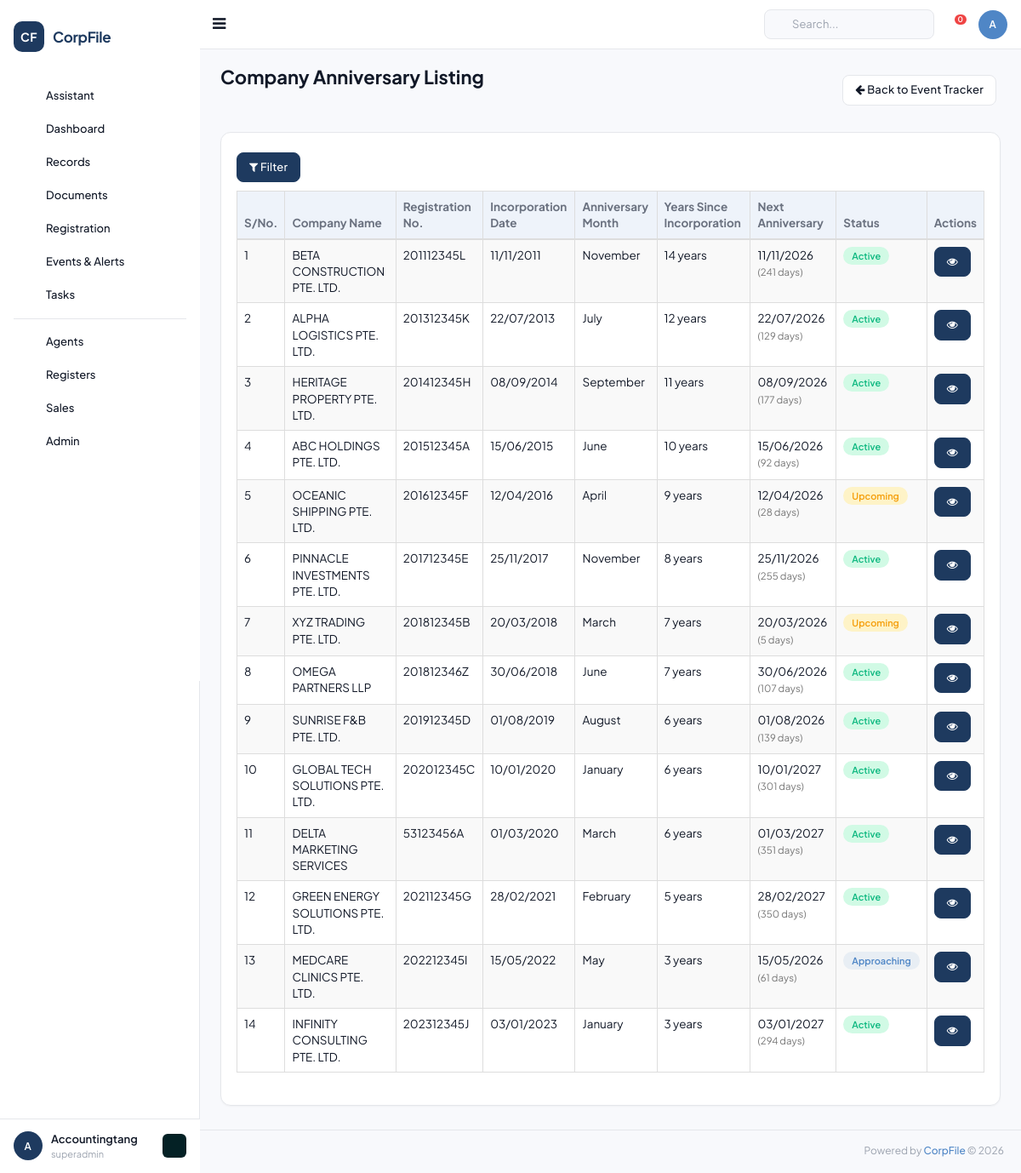
/anniversary_listing (signed in), run on the app's committed database.
### tables this page shows
CREATE TABLE `companies` (
  `id` INT UNSIGNED AUTO_INCREMENT PRIMARY KEY,
  `client_id` INT UNSIGNED NOT NULL,
  `company_name` VARCHAR(500) NOT NULL,
  `former_name` VARCHAR(500) DEFAULT NULL,
  `trading_name` VARCHAR(500) DEFAULT NULL,
  `company_id_code` VARCHAR(100) DEFAULT NULL COMMENT 'Company ID field',
  `company_type_id` INT UNSIGNED DEFAULT NULL,
  `registration_number` VARCHAR(100) DEFAULT NULL COMMENT 'Local/Foreign reg number',
  `acra_registration_number` VARCHAR(100) DEFAULT NULL COMMENT 'ACRA UEN',
  `country` VARCHAR(100) DEFAULT 'SINGAPORE',
  `region_id` INT UNSIGNED DEFAULT NULL,
  `incorporation_date` DATE DEFAULT NULL,
  `entity_status` VARCHAR(50) DEFAULT 'Active' COMMENT 'ACRA status',
  `internal_css_status` VARCHAR(50) DEFAULT NULL COMMENT 'Pre-Incorp/Active/Terminated/Dormant/etc',
  `risk_assessment_rating` VARCHAR(20) DEFAULT NULL,
  `common_seal` VARCHAR(10) DEFAULT NULL,
  `company_stamp` VARCHAR(10) DEFAULT NULL,
  `related_industry_id` INT UNSIGNED DEFAULT NULL,
  `market_segment_id` INT UNSIGNED DEFAULT NULL,
  `public_interest_company` VARCHAR(10) DEFAULT NULL,
  `legis_entity_name` VARCHAR(255) DEFAULT NULL,
  `jurisdiction_incorp_name` VARCHAR(255) DEFAULT NULL,
  `jurisdiction_corp_name` VARCHAR(255) DEFAULT NULL,
  `jurisdiction_corp_id` VARCHAR(100) DEFAULT NULL,
  `strike_off_date` DATE DEFAULT NULL,
  `liquid_strike_off_date` DATE DEFAULT NULL,
  `terminate_date` DATE DEFAULT NULL,
  `dormant_date` DATE DEFAULT NULL,
  `liquidated_date` DATE DEFAULT NULL,
   
  `activity_1` VARCHAR(100) DEFAULT NULL,
  `activity_1_desc_default` TEXT DEFAULT NULL,
  `activity_1_desc_user` TEXT DEFAULT NULL,
  `activity_2` VARCHAR(100) DEFAULT NULL,
  `activity_2_desc_default` TEXT DEFAULT NULL,
  `activity_2_desc_user` TEXT DEFAULT NULL,
   
  `ord_issued_share_capital` DECIMAL(20,2) DEFAULT 0,
  `ord_currency` VARCHAR(10) DEFAULT 'SGD',
  `no_ord_shares` INT DEFAULT 0,
  `paid_up_capital` DECIMAL(20,2) DEFAULT 0,
  `paid_up_capital_currency` VARCHAR(10) DEFAULT 'SGD',
  `spec_issued_share_capital` DECIMAL(20,2) DEFAULT 0,
  `spec_currency` VARCHAR(10) DEFAULT 'SGD',
  `no_spec_shares` INT DEFAULT 0,
   
  `fye_date` DATE DEFAULT NULL,
  `financial_date` DATE DEFAULT NULL,
  `next_agm_due` DATE DEFAULT NULL,
  `date_of_agm` DATE DEFAULT NULL,
  `date_of_ar` DATE DEFAULT NULL,
  `last_ar_filing` DATE DEFAULT NULL,
   
  `contact_person` VARCHAR(255) DEFAULT NULL,
  `auditor_name` VARCHAR(255) DEFAULT NULL,
  `phone1_code` VARCHAR(10) DEFAULT '65',
  `phone1_number` VARCHAR(50) DEFAULT NULL,
  `phone2_code` VARCHAR(10) DEFAULT '65',
  `phone2_number` VARCHAR(50) DEFAULT NULL,
  `fax_code` VARCHAR(10) DEFAULT '65',
  `fax_number` VARCHAR(50) DEFAULT NULL,
  `website` VARCHAR(255) DEFAULT NULL,
  `email` VARCHAR(255) DEFAULT NULL,
   
  `bank_name_id` INT UNSIGNED DEFAULT NULL,
  `bank_account_number` VARCHAR(100) DEFAULT NULL,
   
  `service_name_id` INT UNSIGNED DEFAULT NULL,
  `service_appoint_date` DATE DEFAULT NULL,
  `service_termination_date` DATE DEFAULT NULL,
  `service_status` VARCHAR(50) DEFAULT NULL,
   
  `remarks` TEXT DEFAULT NULL,
  `additional_remarks` TEXT DEFAULT NULL,
   
  `logo` VARCHAR(500) DEFAULT NULL,
   
  `is_css_client` TINYINT DEFAULT 1,
  `is_taxation_client` TINYINT DEFAULT 0,
  `is_accounting_client` TINYINT DEFAULT 0,
  `is_audit_client` TINYINT DEFAULT 0,
  `is_outsrc_accounting` TINYINT DEFAULT 0,
  `is_outsrc_tax` TINYINT DEFAULT 0,
  `is_payroll_client` TINYINT DEFAULT 0,
  `is_compilation_client` TINYINT DEFAULT 0,
  `is_ask_client` TINYINT DEFAULT 0,
  `is_m_and_a_client` TINYINT DEFAULT 0,
  `is_hr_client` TINYINT DEFAULT 0,
  `is_scrutinisation_client` TINYINT DEFAULT 0,
  `is_gst_client` TINYINT DEFAULT 0,
  `is_wp_ep_client` TINYINT DEFAULT 0,
  `is_commercial_accounting` TINYINT DEFAULT 0,
  `is_personal_tax` TINYINT DEFAULT 0,
  `is_auditor` TINYINT DEFAULT 0,
  `is_corporate_shareholder` TINYINT DEFAULT 0,
  `is_fund_management` TINYINT DEFAULT 0,
  `is_corporate_director` TINYINT DEFAULT 0,
  `is_corporate_owner` TINYINT DEFAULT 0,
  `is_external_corp_sec` TINYINT DEFAULT 0,
  `is_sub_fund` TINYINT DEFAULT 0,
  `is_agent` TINYINT DEFAULT 0,
  `is_corporate_controller` TINYINT DEFAULT 0,
  `is_corporate_partner` TINYINT DEFAULT 0,
  `is_representative_office` TINYINT DEFAULT 0,
  `is_odi` TINYINT DEFAULT 0,
  `is_resident_representative` TINYINT DEFAULT 0,
  `is_liquidator` TINYINT DEFAULT 0,
  `is_hrs_client` TINYINT DEFAULT 0,
  `is_trust_fund` TINYINT DEFAULT 0,
   
  `is_prospect` TINYINT DEFAULT 0,
  `is_client` TINYINT DEFAULT 1,
  `is_non_client` TINYINT DEFAULT 0,
   
  `created_by` INT UNSIGNED DEFAULT NULL,
  `created_at` DATETIME DEFAULT CURRENT_TIMESTAMP,
  `updated_at` DATETIME DEFAULT CURRENT_TIMESTAMP ON UPDATE CURRENT_TIMESTAMP,
  FOREIGN KEY (`client_id`) REFERENCES `clients`(`id`) ON DELETE CASCADE,
  KEY `idx_company_name` (`company_name`(100)),
  KEY `idx_registration` (`registration_number`),
  KEY `idx_acra` (`acra_registration_number`)
);

### application/controllers/Events.php (called while the page is built, shortened)
<?php
class Anniversary_listing extends BaseController {
    public function index() {
        $data = [
            'page_title' => 'Company Anniversary Listing',
            'companies' => [],
            'anniversaries' => [],
        ];
        if ($this->db) {
            $clientId = $_SESSION['client_id'] ?? '';
            $client = $this->db->fetchOne("SELECT id FROM clients WHERE client_id = ?", [$clientId]);
            if ($client) {
                $data['companies'] = $this->db->fetchAll(
                    "SELECT id, company_name FROM companies WHERE client_id = ? ORDER BY company_name ASC",
                    [$client->id]
                );
                $data['anniversaries'] = $this->db->fetchAll(
                    "SELECT c.id, c.company_name, c.registration_number, c.incorporation_date, c.entity_status
                     FROM companies c
                     WHERE c.client_id = ? AND c.incorporation_date IS NOT NULL
                     ORDER BY c.incorporation_date ASC",
                    [$client->id]
                );
            }
        }
        $this->loadLayout('events/anniversary', $data);
    }
}

### application/config/config.php (called while the page is built, shortened)
<?php
function base_url($path = '') {
    return rtrim($GLOBALS['config']['base_url'], '/') . '/' . ltrim($path, '/');
}

### application/libraries/Database.php (called while the page is built, shortened)
<?php
class Database {
    private static $instance = null;
    private $pdo;
    public function __construct() {
        $config = $GLOBALS['db_config'];
        try {
            $socket = getenv('DB_SOCKET');
            if ($socket) {
                $dsn = "mysql:unix_socket={$socket};dbname={$config['database']};charset={$config['charset']}";
            } else {
                $dsn = "mysql:host={$config['host']};port={$config['port']};dbname={$config['database']};charset={$config['charset']}";
            }
            $options = [
                PDO::ATTR_ERRMODE => PDO::ERRMODE_EXCEPTION,
                PDO::ATTR_DEFAULT_FETCH_MODE => PDO::FETCH_OBJ,
                PDO::ATTR_EMULATE_PREPARES => false,
            ];
            if (defined('PDO::MYSQL_ATTR_SSL_VERIFY_SERVER_CERT')) {
                $options[PDO::MYSQL_ATTR_SSL_VERIFY_SERVER_CERT] = false;
            }
            $this->pdo = new PDO($dsn, $config['username'], $config['password'], $options);
        } catch (PDOException $e) {
            if (ENVIRONMENT === 'development') {
                die('Database connection failed: ' . $e->getMessage());
            } else {
                die('Database connection failed.');
            }
        }
    }
    public static function getInstance() {
        if (self::$instance === null) {
            self::$instance = new self();
        }
        return self::$instance;
    }
    public function query($sql, $params = []) {
        $stmt = $this->pdo->prepare($sql);
        $stmt->execute($params);
        return $stmt;
    }
    public function fetchAll($sql, $params = []) {
        return $this->query($sql, $params)->fetchAll();
    }
    public function fetchOne($sql, $params = []) {
        return $this->query($sql, $params)->fetch();
    }
}

### application/views/events/anniversary.php (the view, shortened to what this page needs)
<div class="page-title">
    <div class="title_left">
        <h3>Company Anniversary Listing</h3>
    </div>
    <div class="title_right">
        <div class="pull-right">
            <a href="<?= base_url('event_tracker') ?>" class="btn btn-default btn-sm"><i class="fa fa-arrow-left"></i> Back to Event Tracker</a>
        </div>
    </div>
</div>
<div class="row">
    <div class="col-md-12">
        <div class="x_panel">
            <div class="x_content">
                <button class="btn btn-primary btn-sm" id="toggleFilter" style="margin-bottom:10px;">
                    <i class="fa fa-filter"></i> Filter
                </button>
                <table id="datatable-anniversary" class="table table-striped table-bordered" style="width:100%">
                    <thead>
                        <tr style="background:#206570;color:#fff;">
                            <th>S/No.</th>
                            <th>Company Name</th>
                            <th>Registration No.</th>
                            <th>Incorporation Date</th>
                            <th>Anniversary Month</th>
                            <th>Years Since Incorporation</th>
                            <th>Next Anniversary</th>
                            <th>Status</th>
                            <th>Actions</th>
                        </tr>
                    </thead>
                    <tbody>
                        <?php $sno = 1; foreach ($anniversaries as $a): ?>
                        <?php
                            $incorp_date = $a->incorporation_date ?? null;
                            $years = 0;
                            $next_anniversary = '-';
                            $anniversary_month = '-';
                            $days_to_next = null;
                            if ($incorp_date) {
                                $incorp_ts = strtotime($incorp_date);
                                $anniversary_month = date('F', $incorp_ts);
                                $years = (int)date_diff(date_create($incorp_date), date_create('today'))->format('%y');
                                $this_year_anniv = date('Y') . date('-m-d', $incorp_ts);
                                if (strtotime($this_year_anniv) < strtotime('today')) {
                                    $next_anniversary = (date('Y') + 1) . date('-m-d', $incorp_ts);
                                } else {
                                    $next_anniversary = $this_year_anniv;
                                }
                                $days_to_next = (int)((strtotime($next_anniversary) - strtotime('today')) / 86400);
                            }
                            if ($days_to_next !== null && $days_to_next <= 30) {
                                $status_label = 'warning'; $status_text = 'Upcoming';
                            } elseif ($days_to_next !== null && $days_to_next <= 90) {
                                $status_label = 'info'; $status_text = 'Approaching';
                            } else {
                                $status_label = 'success'; $status_text = 'Active';
                            }
                        ?>
                        <tr>
                            <td><?= $sno++ ?></td>
                            <td><?= htmlspecialchars($a->company_name) ?></td>
                            <td><?= htmlspecialchars($a->registration_number ?? '') ?></td>
                            <td><?= $incorp_date ? date('d/m/Y', strtotime($incorp_date)) : '-' ?></td>
                            <td><?= $anniversary_month ?></td>
                            <td><?= $years ?> year<?= $years !== 1 ? 's' : '' ?></td>
                            <td>
                                <?php if ($next_anniversary !== '-'): ?>
                                    <?= date('d/m/Y', strtotime($next_anniversary)) ?>
                                    <small class="text-muted">(<?= $days_to_next ?> days)</small>
                                <?php else: ?>
                                    -
                                <?php endif; ?>
                            </td>
                            <td>
                                <span class="label label-<?= $status_label ?>"><?= $status_text ?></span>
                            </td>
                            <td>
                                <a href="<?= base_url("view_company/{$a->id}") ?>" class="btn btn-primary btn-xs"><i class="fa fa-eye"></i></a>
                            </td>
                        </tr>
                        <?php endforeach; ?>
                    </tbody>
                </table>
            </div>
        </div>
    </div>
</div>

### data on the page
companies: company_name "BETA CONSTRUCTION PTE. LTD.", registration_number "201112345L", incorporation_date "11/11/2011", incorporation_date "November", incorporation_date "14", incorporation_date "11/11/2026", incorporation_date "241", incorporation_date "Active"
companies: company_name "ALPHA LOGISTICS PTE. LTD.", registration_number "201312345K", incorporation_date "22/07/2013", incorporation_date "July", incorporation_date "12", incorporation_date "22/07/2026", incorporation_date "129", incorporation_date "Active"
companies: company_name "HERITAGE PROPERTY PTE. LTD.", registration_number "201412345H", incorporation_date "08/09/2014", incorporation_date "September", incorporation_date "11", incorporation_date "08/09/2026", incorporation_date "177", incorporation_date "Active"
companies: company_name "ABC HOLDINGS PTE. LTD.", registration_number "201512345A", incorporation_date "15/06/2015", incorporation_date "June", incorporation_date "10", incorporation_date "15/06/2026", incorporation_date "92", incorporation_date "Active"
companies: company_name "OCEANIC SHIPPING PTE. LTD.", registration_number "201612345F", incorporation_date "12/04/2016", incorporation_date "April", incorporation_date "9", incorporation_date "12/04/2026", incorporation_date "28", incorporation_date "Upcoming"
companies: company_name "PINNACLE INVESTMENTS PTE. LTD.", registration_number "201712345E", incorporation_date "25/11/2017", incorporation_date "November", incorporation_date "8", incorporation_date "25/11/2026", incorporation_date "255", incorporation_date "Active"
companies: company_name "XYZ TRADING PTE. LTD.", registration_number "201812345B", incorporation_date "20/03/2018", incorporation_date "March", incorporation_date "7", incorporation_date "20/03/2026", incorporation_date "5", incorporation_date "Upcoming"
companies: company_name "OMEGA PARTNERS LLP", registration_number "201812346Z", incorporation_date "30/06/2018", incorporation_date "June", incorporation_date "7", incorporation_date "30/06/2026", incorporation_date "107", incorporation_date "Active"
companies: company_name "SUNRISE F&B PTE. LTD.", registration_number "201912345D", incorporation_date "01/08/2019", incorporation_date "August", incorporation_date "6", incorporation_date "01/08/2026", incorporation_date "139", incorporation_date "Active"
companies: company_name "GLOBAL TECH SOLUTIONS PTE. LTD.", registration_number "202012345C", incorporation_date "10/01/2020", incorporation_date "January", incorporation_date "6", incorporation_date "10/01/2027", incorporation_date "301", incorporation_date "Active"
companies: company_name "DELTA MARKETING SERVICES", registration_number "53123456A", incorporation_date "01/03/2020", incorporation_date "March", incorporation_date "6", incorporation_date "01/03/2027", incorporation_date "351", incorporation_date "Active"
companies: company_name "GREEN ENERGY SOLUTIONS PTE. LTD.", registration_number "202112345G", incorporation_date "28/02/2021", incorporation_date "February", incorporation_date "5", incorporation_date "28/02/2027", incorporation_date "350", incorporation_date "Active"
companies: company_name "MEDCARE CLINICS PTE. LTD.", registration_number "202212345I", incorporation_date "15/05/2022", incorporation_date "May", incorporation_date "3", incorporation_date "15/05/2026", incorporation_date "61", incorporation_date "Approaching"
companies: company_name "INFINITY CONSULTING PTE. LTD.", registration_number "202312345J", incorporation_date "03/01/2023", incorporation_date "January", incorporation_date "3", incorporation_date "03/01/2027", incorporation_date "294", incorporation_date "Active"

### other printed values
$user_initials "A"
$user_name "Accountingtang"
$user_role "superadmin"
